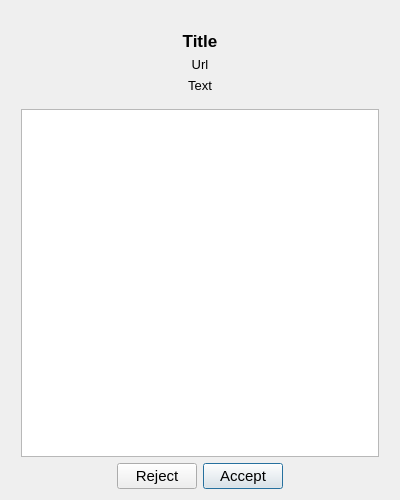
<?xml version="1.0" encoding="UTF-8"?>
<ui version="4.0">
 <class>MessageBox</class>
 <widget class="QDialog" name="MessageBox">
  <property name="windowModality">
   <enum>Qt::WindowModality::WindowModal</enum>
  </property>
  <property name="geometry">
   <rect>
    <x>0</x>
    <y>0</y>
    <width>400</width>
    <height>500</height>
   </rect>
  </property>
  <property name="sizePolicy">
   <sizepolicy hsizetype="Preferred" vsizetype="Preferred">
    <horstretch>0</horstretch>
    <verstretch>0</verstretch>
   </sizepolicy>
  </property>
  <property name="minimumSize">
   <size>
    <width>0</width>
    <height>0</height>
   </size>
  </property>
  <property name="maximumSize">
   <size>
    <width>16777215</width>
    <height>16777215</height>
   </size>
  </property>
  <property name="windowTitle">
   <string/>
  </property>
  <property name="sizeGripEnabled">
   <bool>false</bool>
  </property>
  <layout class="QVBoxLayout" name="verticalLayout_2">
   <item>
    <layout class="QVBoxLayout" name="verticalLayout">
     <property name="leftMargin">
      <number>10</number>
     </property>
     <property name="rightMargin">
      <number>10</number>
     </property>
     <item>
      <layout class="QHBoxLayout" name="horizontalLayout">
       <item>
        <widget class="QLabel" name="icon">
         <property name="sizePolicy">
          <sizepolicy hsizetype="Preferred" vsizetype="Preferred">
           <horstretch>0</horstretch>
           <verstretch>0</verstretch>
          </sizepolicy>
         </property>
         <property name="maximumSize">
          <size>
           <width>128</width>
           <height>128</height>
          </size>
         </property>
         <property name="text">
          <string/>
         </property>
         <property name="pixmap">
          <pixmap resource="viewer.qrc">:/icons/resources/AppIcon.png</pixmap>
         </property>
         <property name="scaledContents">
          <bool>true</bool>
         </property>
        </widget>
       </item>
      </layout>
     </item>
     <item>
      <widget class="QLabel" name="title">
       <property name="sizePolicy">
        <sizepolicy hsizetype="Preferred" vsizetype="Preferred">
         <horstretch>0</horstretch>
         <verstretch>0</verstretch>
        </sizepolicy>
       </property>
       <property name="font">
        <font>
         <pointsize>13</pointsize>
         <bold>true</bold>
        </font>
       </property>
       <property name="text">
        <string>Title</string>
       </property>
       <property name="alignment">
        <set>Qt::AlignmentFlag::AlignCenter</set>
       </property>
      </widget>
     </item>
     <item>
      <widget class="QLabel" name="url">
       <property name="font">
        <font>
         <pointsize>10</pointsize>
        </font>
       </property>
       <property name="text">
        <string>Url</string>
       </property>
       <property name="alignment">
        <set>Qt::AlignmentFlag::AlignCenter</set>
       </property>
      </widget>
     </item>
     <item>
      <widget class="QLabel" name="text">
       <property name="font">
        <font>
         <pointsize>10</pointsize>
        </font>
       </property>
       <property name="text">
        <string>Text</string>
       </property>
       <property name="alignment">
        <set>Qt::AlignmentFlag::AlignCenter</set>
       </property>
      </widget>
     </item>
     <item>
      <spacer name="verticalSpacer">
       <property name="orientation">
        <enum>Qt::Orientation::Vertical</enum>
       </property>
       <property name="sizeType">
        <enum>QSizePolicy::Policy::Fixed</enum>
       </property>
       <property name="sizeHint" stdset="0">
        <size>
         <width>20</width>
         <height>10</height>
        </size>
       </property>
      </spacer>
     </item>
     <item>
      <widget class="QTextBrowser" name="details">
       <property name="maximumSize">
        <size>
         <width>16777215</width>
         <height>16777215</height>
        </size>
       </property>
       <property name="font">
        <font>
         <pointsize>10</pointsize>
        </font>
       </property>
      </widget>
     </item>
    </layout>
   </item>
   <item>
    <layout class="QHBoxLayout" name="horizontalLayout_3">
     <property name="spacing">
      <number>6</number>
     </property>
     <property name="topMargin">
      <number>0</number>
     </property>
     <item>
      <spacer name="horizontalSpacer_2">
       <property name="orientation">
        <enum>Qt::Orientation::Horizontal</enum>
       </property>
       <property name="sizeHint" stdset="0">
        <size>
         <width>40</width>
         <height>20</height>
        </size>
       </property>
      </spacer>
     </item>
     <item>
      <widget class="QPushButton" name="reject">
       <property name="font">
        <font>
         <pointsize>11</pointsize>
        </font>
       </property>
       <property name="text">
        <string>Reject</string>
       </property>
       <property name="autoDefault">
        <bool>false</bool>
       </property>
       <property name="default">
        <bool>false</bool>
       </property>
      </widget>
     </item>
     <item>
      <widget class="QPushButton" name="accept">
       <property name="font">
        <font>
         <pointsize>11</pointsize>
        </font>
       </property>
       <property name="text">
        <string>Accept</string>
       </property>
       <property name="default">
        <bool>true</bool>
       </property>
      </widget>
     </item>
     <item>
      <spacer name="horizontalSpacer">
       <property name="orientation">
        <enum>Qt::Orientation::Horizontal</enum>
       </property>
       <property name="sizeHint" stdset="0">
        <size>
         <width>40</width>
         <height>20</height>
        </size>
       </property>
      </spacer>
     </item>
    </layout>
   </item>
  </layout>
 </widget>
 <resources>
  <include location="viewer.qrc"/>
  <include location="stageviz.qrc"/>
 </resources>
 <connections>
  <connection>
   <sender>reject</sender>
   <signal>clicked()</signal>
   <receiver>MessageBox</receiver>
   <slot>close()</slot>
   <hints>
    <hint type="sourcelabel">
     <x>199</x>
     <y>571</y>
    </hint>
    <hint type="destinationlabel">
     <x>199</x>
     <y>299</y>
    </hint>
   </hints>
  </connection>
 </connections>
</ui>
